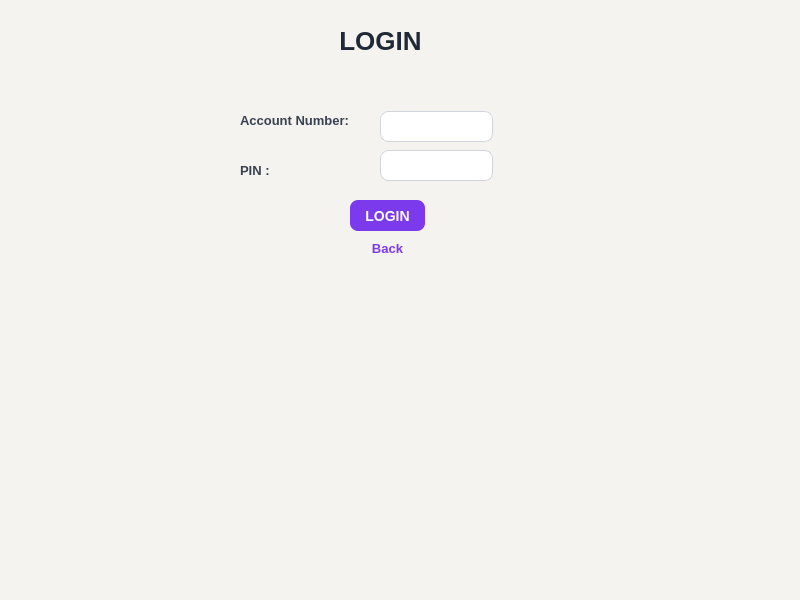
<?xml version="1.0" encoding="UTF-8"?>
<ui version="4.0">
 <class>Login</class>
 <widget class="QMainWindow" name="Login">
  <property name="geometry">
   <rect>
    <x>0</x>
    <y>0</y>
    <width>800</width>
    <height>600</height>
   </rect>
  </property>
  <property name="windowTitle">
   <string>MainWindow</string>
  </property>
  <property name="styleSheet">
   <string notr="true">/* =====================================
   LOGIN WINDOW
   ===================================== */

QMainWindow {
    background-color: #F5F3EF;
}

QWidget {
    background-color: #F5F3EF;
    color: #1F2937;
}


/* =====================================
   LOGIN HEADING
   ===================================== */
QLabel#login
{color:#1F2937;
background-color:transparent;
font-size:26px;
font-weight:bold;

}
QLabel {
    background-color: transparent;
    color: #374151;
    font-size: 13px;
    font-weight: 600;
}


/* =====================================
   LOGIN INPUT FIELDS
   ===================================== */

QLineEdit {
    background-color: #FFFFFF;
    color: #1F2937;

    border: 1px solid #D1D5DB;
    border-radius: 8px;

    padding: 5px;
    font-size: 12px;
}

QLineEdit:hover {
    border: 1px solid #A78BFA;
}

QLineEdit:focus {
    border: 2px solid #7C3AED;
    background-color: #FFFFFF;
}


/* =====================================
   LOGIN BUTTON
   ===================================== */

QPushButton {
    background-color: #7C3AED;
    color: #FFFFFF;

    border: none;
    border-radius: 8px;

    padding: 10px;
    font-size: 14px;
    font-weight: bold;
}

QPushButton:hover {
    background-color: #6D28D9;
}

QPushButton:pressed {
    background-color: #5B21B6;
}


/* =====================================
   BACK BUTTON
   ===================================== */

QPushButton#backbutton {
    background-color: transparent;
    color: #7C3AED;

    border: none;
    border-radius: 6px;

    padding: 8px;
    font-size: 13px;
    font-weight: bold;
}

QPushButton#backbutton:hover {
    background-color: #EDE9FE;
    color: #6D28D9;
}

QPushButton#backbutton:pressed {
    background-color: #DDD6FE;
}</string>
  </property>
  <widget class="QWidget" name="centralwidget">
   <widget class="QLabel" name="login">
    <property name="geometry">
     <rect>
      <x>320</x>
      <y>20</y>
      <width>121</width>
      <height>41</height>
     </rect>
    </property>
    <property name="font">
     <font>
      <pointsize>-1</pointsize>
      <bold>true</bold>
     </font>
    </property>
    <property name="text">
     <string>LOGIN</string>
    </property>
    <property name="alignment">
     <set>Qt::AlignmentFlag::AlignCenter</set>
    </property>
   </widget>
   <widget class="QLabel" name="accnolabel">
    <property name="geometry">
     <rect>
      <x>240</x>
      <y>110</y>
      <width>121</width>
      <height>20</height>
     </rect>
    </property>
    <property name="font">
     <font>
      <pointsize>-1</pointsize>
      <fontweight>DemiBold</fontweight>
     </font>
    </property>
    <property name="text">
     <string>Account Number:</string>
    </property>
   </widget>
   <widget class="QLabel" name="pinlabel">
    <property name="geometry">
     <rect>
      <x>240</x>
      <y>160</y>
      <width>101</width>
      <height>20</height>
     </rect>
    </property>
    <property name="font">
     <font>
      <pointsize>-1</pointsize>
      <fontweight>DemiBold</fontweight>
     </font>
    </property>
    <property name="text">
     <string>PIN :</string>
    </property>
   </widget>
   <widget class="QPushButton" name="loginbutton">
    <property name="geometry">
     <rect>
      <x>350</x>
      <y>200</y>
      <width>75</width>
      <height>31</height>
     </rect>
    </property>
    <property name="text">
     <string>LOGIN</string>
    </property>
   </widget>
   <widget class="QPushButton" name="backbutton">
    <property name="geometry">
     <rect>
      <x>350</x>
      <y>233</y>
      <width>75</width>
      <height>31</height>
     </rect>
    </property>
    <property name="text">
     <string>Back</string>
    </property>
   </widget>
   <widget class="QLineEdit" name="txtaccno">
    <property name="geometry">
     <rect>
      <x>380</x>
      <y>111</y>
      <width>113</width>
      <height>31</height>
     </rect>
    </property>
   </widget>
   <widget class="QLineEdit" name="txtpin">
    <property name="geometry">
     <rect>
      <x>380</x>
      <y>150</y>
      <width>113</width>
      <height>31</height>
     </rect>
    </property>
    <property name="echoMode">
     <enum>QLineEdit::EchoMode::Password</enum>
    </property>
   </widget>
  </widget>
  <widget class="QMenuBar" name="menubar">
   <property name="geometry">
    <rect>
     <x>0</x>
     <y>0</y>
     <width>800</width>
     <height>22</height>
    </rect>
   </property>
  </widget>
  <widget class="QStatusBar" name="statusbar"/>
 </widget>
 <resources/>
 <connections/>
</ui>
